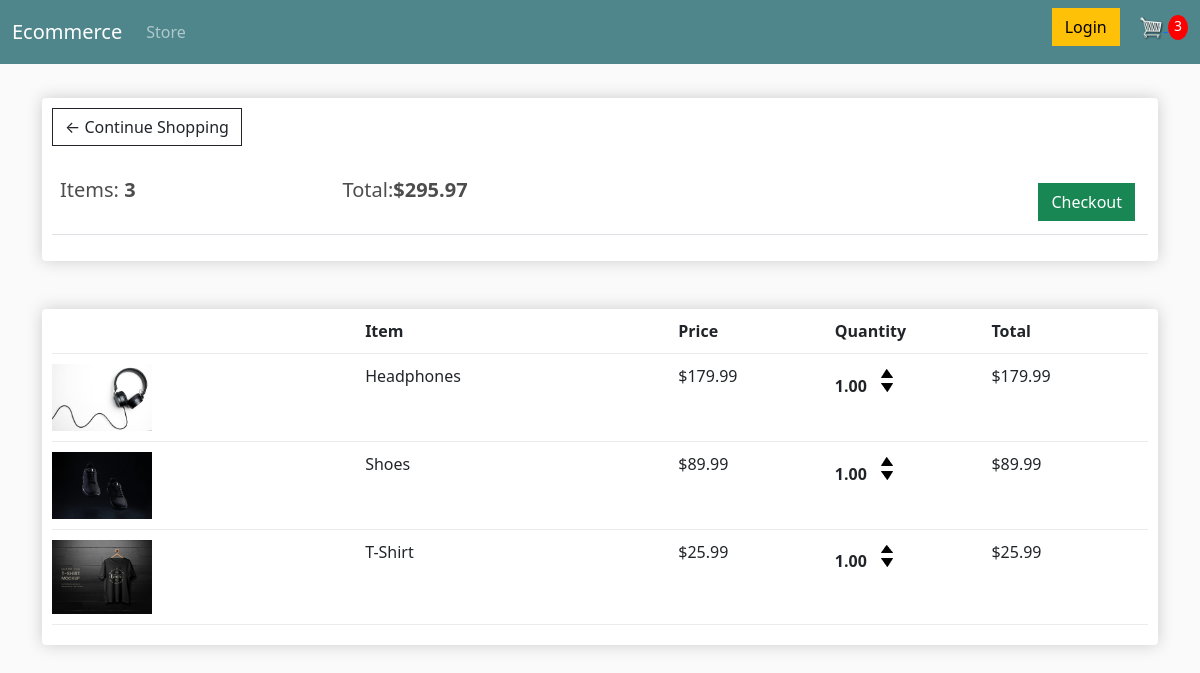
The app's page /cart/ (signed in) with its own data.
### store/models.py (models this page shows, shortened)
class Order(models.Model):
    customer = models.ForeignKey(Customer, on_delete=models.SET_NULL, blank=True, null=True)
    date_ordered = models.DateTimeField(auto_now_add=True)
    complete = models.BooleanField(default=False, null=True, blank=False)
    transaction_id = models.CharField(max_length=200, null=True)
    @property
    def get_cart_total(self):
        orderitems = self.orderitem_set.all()
        total = sum([item.get_total for item in orderitems])
        return total
    @property
    def get_cart_items(self):
        orderitems = self.orderitem_set.all()
        total = sum([item.quantity for item in orderitems])
        return total

class OrderItem(models.Model):
    product = models.ForeignKey(Product, on_delete=models.SET_NULL, blank=True, null=True)
    order = models.ForeignKey(Order, on_delete=models.SET_NULL, blank=True, null=True)
    quantity = models.IntegerField(default=0, null=True, blank=True)
    date_added = models.DateTimeField(auto_now_add=True)
    @property
    def get_total(self):
        total = self.product.price * self.quantity
        return total

class Product(models.Model):
    name = models.CharField(max_length=200, null=True)
    price = models.DecimalField(max_digits=7, decimal_places=2)
    digital = models.BooleanField(default=False, null=True)
    image = models.ImageField(null=True, blank=True)
    @property
    def imageURL(self):
        try:
            url = self.image.url
        except:
            url = ''
        return url

### store/views.py (the view)
# urls.py: path('cart/', views.cart, name = 'cart'),
def cart(request):
    data = cartData(request)
    cartItems = data['cartItems']
    order = data['order']
    items = data['items']
    context = {
        'items':items,
        'order':order,
        'cartItems':cartItems
    }
    return render(request, 'cart.html', context)

### store/utils.py (called while the page is built)
def cartData(request):
    if request.user.is_authenticated:
        customer = request.user.customer
        order, created = Order.objects.get_or_create(customer=customer, complete=False)
        items = order.orderitem_set.all()
        cartItems = order.get_cart_items
    else:
        cookieData = cookieCart(request)
        cartItems = cookieData['cartItems']
        order = cookieData['order']
        items = cookieData['items']
    return {'cartItems':cartItems, 'order':order, 'items':items}

### store/templates/cart.html
{% extends 'main.html' %}
{% load static %}
{% block content %}
    <div class='row'>
        <div class='col-lg-12'>
            <div class='box-element'>
                <a class='btn btn-outline-dark' href="{% url 'store' %}">&#x2190; Continue Shopping</a>
                <br>
                <br>
                <table class="table">
                    <tr>
                        <th><h5>Items: <strong>{{order.get_cart_items}}</strong></h5></th>
                        <th><h5>Total:<strong>${{order.get_cart_total|floatformat:2}}</strong></h5></th>
                        <th>
                            <a style="float:right; margin:5px;" class="btn btn-success" href="{% url 'checkout' %}">Checkout</a>
                        </th>
                    </tr>
                </table>
            </div>
            <br>
            <br>
            <div class='box-element'>
                <div class='cart-row'>
                    <div style="flex:2"></div>
                    <div style="flex:2"><strong>Item</strong></div>
                    <div style="flex:1"><strong>Price</strong></div>
                    <div style="flex:1"><strong>Quantity</strong></div>
                    <div style="flex:1"><strong>Total</strong></div>
                </div>
                {% for item in items %}
                <div class='cart-row'>
                    <div style="flex:2">
                        <img class='row-image' src="{{item.product.imageURL}}">
                    </div>
                    <div style="flex:2"><P>{{item.product.name}}</P></div>
                    <div style="flex:1"><p>${{item.product.price|floatformat:2}}</p></div>
                    <div style="flex:1">
                        <p class="quantity">{{item.quantity|floatformat:2}}</p>
                        <div class="quantity">
                            <img data-product={{item.product.id}} data-action='add' class="chg-quantity update-cart" src="{% static 'images/arrowup.png' %}">
                            <img data-product={{item.product.id}} data-action='remove' class="chg-quantity update-cart" src="{% static 'images/arrowdown.png' %}">
                        </div>
                    </div>
                    <div style="flex:1"><p>${{item.get_total|floatformat:2}}</p></div>
                </div>
                {% endfor %}
            </div>
        </div>
    </div>
{% endblock content%}

### static/css/main.css (style rules this page uses)
body { background-color: hsl(0, 0%, 98%); }
h1,h2,h3,h4,h5,h6 { color:hsl(0, 0%, 30%); }
.box-element { box-shadow:hsl(0, 0%, 80%) 0 0 16px; background-color: #fff; border-radius: 4px; padding: 10px; }
.col-lg-4, .col-lg-6, .col-lg-8, .col-lg-12 { margin-top: 10px; }
.btn { border-radius: 0; }
.row-image { width: 100px; }
.cart-row { display: flex; align-items: flex-stretch; padding-bottom: 10px; margin-bottom: 10px; border-bottom: 1px solid #ececec; }
.quantity { display: inline-block; font-weight: 700; padding-right:10px; }
.chg-quantity { width: 12px; cursor: pointer; display: block; margin-top: 5px; transition:.1s; }

### records on screen
Order: get_cart_items "3", get_cart_total "295.97"
OrderItem: product.imageURL (picture), product.name "Headphones", product.price "179.99", quantity "1.00", get_total "179.99"
OrderItem: product.imageURL (picture), product.name "Shoes", product.price "89.99", quantity "1.00", get_total "89.99"
OrderItem: product.imageURL (picture), product.name "T-Shirt", product.price "25.99", quantity "1.00", get_total "25.99"

### other values on screen
{{ cartItems }} "3"
